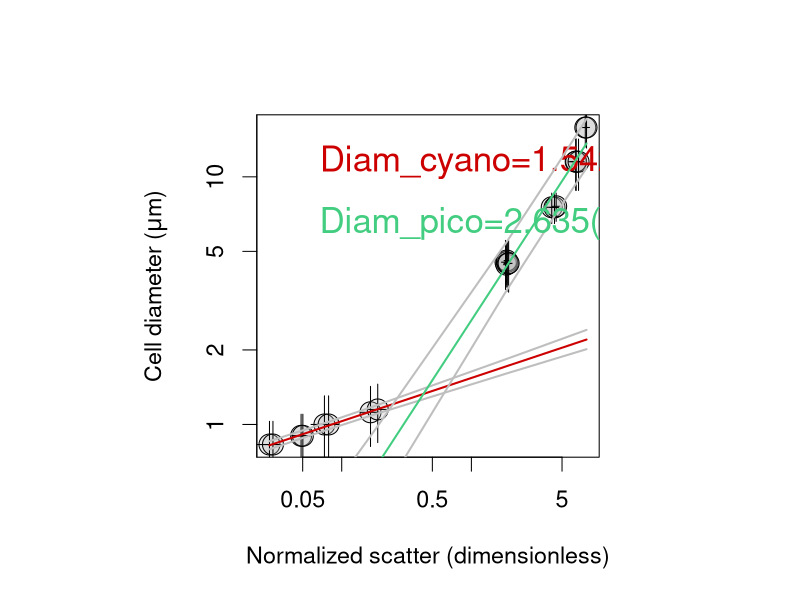
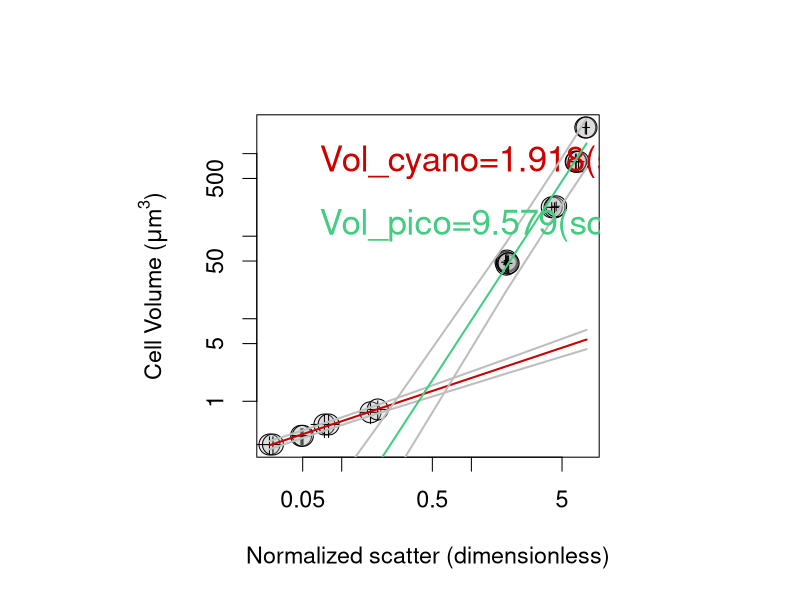

Recreate these plots in R, in order.
#########################
### LINEAR REGRESSION ###
#########################
library(scales)
path.to.git.repository <- "~/Documents/DATA/Codes/fsc-volume-calibration"
setwd(path.to.git.repository)
culture <- read.csv("scatter_calibration.csv")
culture <- culture[order(culture$norm.fsc),]

# convert diameter to volume, assuming spherical shape
culture$volume <- 4/3 * pi * (culture$diameter/2)^3
culture$volume.sd <- culture$volume * culture$diameter.sd/culture$diameter

reg <- lm(diameter ~ norm.fsc, data=log(culture[1:8,c("diameter","norm.fsc")],10))
reg2 <- lm(diameter ~ norm.fsc, data=log(culture[9:25,c("diameter","norm.fsc")],10))

png("Seaflow-diameter-scatter.png",width=12, height=12, unit='in', res=100)

par(mfrow=c(1,1), pty='s',cex=1.4)
plot(culture$norm.fsc, culture$diameter, log='xy', bg=alpha('grey',0.3), pch=21,ylab=substitute(paste("Cell diameter (",mu,"m)")), xlab="Normalized scatter (dimensionless)",cex=2, xaxt='n', yaxt='n')
with(culture, arrows(norm.fsc, diameter- culture$diameter.sd, norm.fsc, diameter + culture$diameter.sd,  code = 3, length=0))
with(culture, arrows(norm.fsc-norm.fsc.sd, diameter, norm.fsc+norm.fsc.sd, diameter,  code = 3, length=0))
axis(1, at=c(0.05,0.1,0.5,1,5), labels=c(0.05,0.1,0.5,1,5))
axis(2, at=c(0.1,1,2,5,10,20), labels=c(0.1,1,2,5,10,20))
par(new=T)
plot(log10(culture$norm.fsc), log10(culture$diameter), yaxt='n',xaxt='n',xlab=NA, ylab=NA,pch=NA, bty='n')
lines(x=log10(culture$norm.fsc),predict(reg, newdata=data.frame(norm.fsc=log10(culture$norm.fsc)),interval='predict')[,"fit"], col='red3',lwd=2 )
lines(x=log10(culture$norm.fsc),predict(reg, newdata=data.frame(norm.fsc=log10(culture$norm.fsc)),interval='predict')[,"upr"], col='grey',lwd=2 )
lines(x=log10(culture$norm.fsc),predict(reg, newdata=data.frame(norm.fsc=log10(culture$norm.fsc)),interval='predict')[,"lwr"], col='grey',lwd=2 )
legend("topleft", legend=bquote(paste("Diam_cyano=",.(round(10^reg$coefficients[1],3)),"(scatter"^{.(round(reg$coefficients[2],3))},")")), bty='n',cex=1.5, text.col='red3')

lines(x=log10(culture$norm.fsc),predict(reg2, newdata=data.frame(norm.fsc=log10(culture$norm.fsc)),interval='predict')[,"fit"], col='seagreen3',lwd=2 )
lines(x=log10(culture$norm.fsc),predict(reg2, newdata=data.frame(norm.fsc=log10(culture$norm.fsc)),interval='predict')[,"upr"], col='grey',lwd=2 )
lines(x=log10(culture$norm.fsc),predict(reg2, newdata=data.frame(norm.fsc=log10(culture$norm.fsc)),interval='predict')[,"lwr"], col='grey',lwd=2 )
legend(y=log10(10), x=log10(0.022), legend=bquote(paste("Diam_pico=",.(round(10^reg2$coefficients[1],3)),"(scatter"^{.(round(reg2$coefficients[2],3))},")")), bty='n',cex=1.5, text.col='seagreen3')

dev.off()





reg <- lm(volume ~ norm.fsc, data=log(culture[1:8,c("volume","norm.fsc")],10))
reg2 <- lm(volume ~ norm.fsc, data=log(culture[9:25,c("volume","norm.fsc")],10))

png("Seaflow-volume-scatter.png",width=12, height=12, unit='in', res=100)

par(mfrow=c(1,1), pty='s',cex=1.4)
plot(culture$norm.fsc, culture$volume, log='xy', bg=alpha('grey',0.3), pch=21,ylab=substitute(paste("Cell Volume (",mu,"m"^{3},")")), xlab="Normalized scatter (dimensionless)",cex=2, xaxt='n', yaxt='n')
with(culture, arrows(norm.fsc, volume - culture$volume.sd, norm.fsc, volume + culture$volume.sd,  code = 3, length=0))
with(culture, arrows(norm.fsc-norm.fsc.sd, volume, norm.fsc+norm.fsc.sd, volume,  code = 3, length=0))
axis(1, at=c(0.05,0.1,0.5,1,5), labels=c(0.05,0.1,0.5,1,5))
axis(2, at=c(1,5,10,50,100,500,1000), labels=c(1,5,10,50,100,500,1000))
par(new=T)
plot(log10(culture$norm.fsc), log10(culture$volume), yaxt='n',xaxt='n',xlab=NA, ylab=NA,pch=NA, bty='n')
lines(x=log10(culture$norm.fsc),predict(reg, newdata=data.frame(norm.fsc=log10(culture$norm.fsc)),interval='predict')[,"fit"], col='red3',lwd=2 )
lines(x=log10(culture$norm.fsc),predict(reg, newdata=data.frame(norm.fsc=log10(culture$norm.fsc)),interval='predict')[,"upr"], col='grey',lwd=2 )
lines(x=log10(culture$norm.fsc),predict(reg, newdata=data.frame(norm.fsc=log10(culture$norm.fsc)),interval='predict')[,"lwr"], col='grey',lwd=2 )
legend("topleft", legend=bquote(paste("Vol_cyano=",.(round(10^reg$coefficients[1],3)),"(scatter"^{.(round(reg$coefficients[2],3))},")")), bty='n',cex=1.5, text.col='red3')

lines(x=log10(culture$norm.fsc),predict(reg2, newdata=data.frame(norm.fsc=log10(culture$norm.fsc)),interval='predict')[,"fit"], col='seagreen3',lwd=2 )
lines(x=log10(culture$norm.fsc),predict(reg2, newdata=data.frame(norm.fsc=log10(culture$norm.fsc)),interval='predict')[,"upr"], col='grey',lwd=2 )
lines(x=log10(culture$norm.fsc),predict(reg2, newdata=data.frame(norm.fsc=log10(culture$norm.fsc)),interval='predict')[,"lwr"], col='grey',lwd=2 )
legend(y=log10(500), x=log10(0.022), legend=bquote(paste("Vol_pico=",.(round(10^reg2$coefficients[1],3)),"(scatter"^{.(round(reg2$coefficients[2],3))},")")), bty='n',cex=1.5, text.col='seagreen3')


dev.off()
